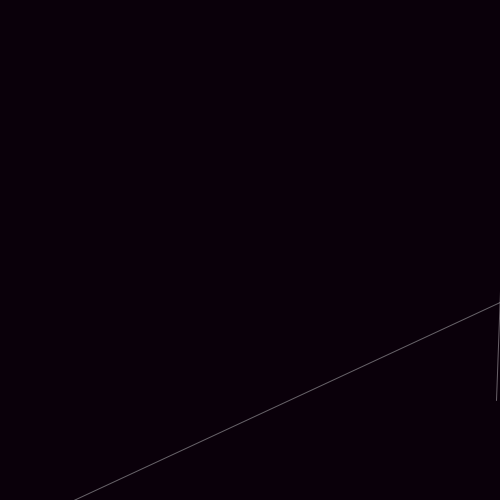
Frame 1 (no input)
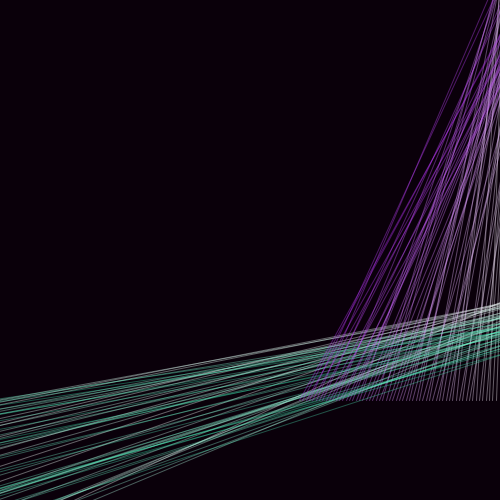
Frame 60 (the mouse pressed at the canvas centre just before this capture)
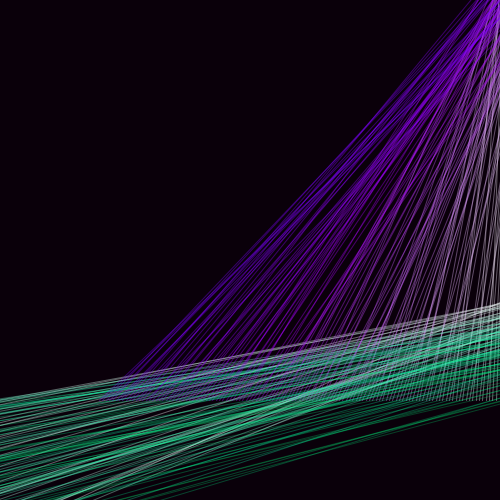
Frame 120 (the mouse held since frame 60 and released just before this capture)

The Processing sketch that drew these frames (run headless with seeded random() and noise(); from frame 60 on, the mouse is pressed at the canvas centre):

// Processing sketch: processing_130968
// ── processing_130968.pde

void setup() {
 //establish murky purple color
    background(10,0,10);
    size (500, 500);
//limit the framerate so the lines don't over spawn and clutter
    frameRate(12);
  }


void draw() {
  //create random values each calculation to move lines erraticly
  int ex1 = int(random(-50, 0));
  int ex2 = int(random(500, 550));
  int wy1 = int(random(400,550));
  int wy2 = int(random(-50, 0));
  //generates values based on various measurements of time since the program was opened
  int m = millis()/25;
  int n = millis()/75;
  int f = (millis()/1000)*4;
  //green line
  stroke(250 - m, 250, 250 - n, 100 - f);
  line( ex1, wy1, 500 + m, 300);
  //purple line
  stroke(250 - n, 250 - m, 250, 100);
  line( ex2, wy2, 500 - m , 400);
  
}

//creates a minimalistic representation of a sunset, after 30 or so seconds have passed.
  
